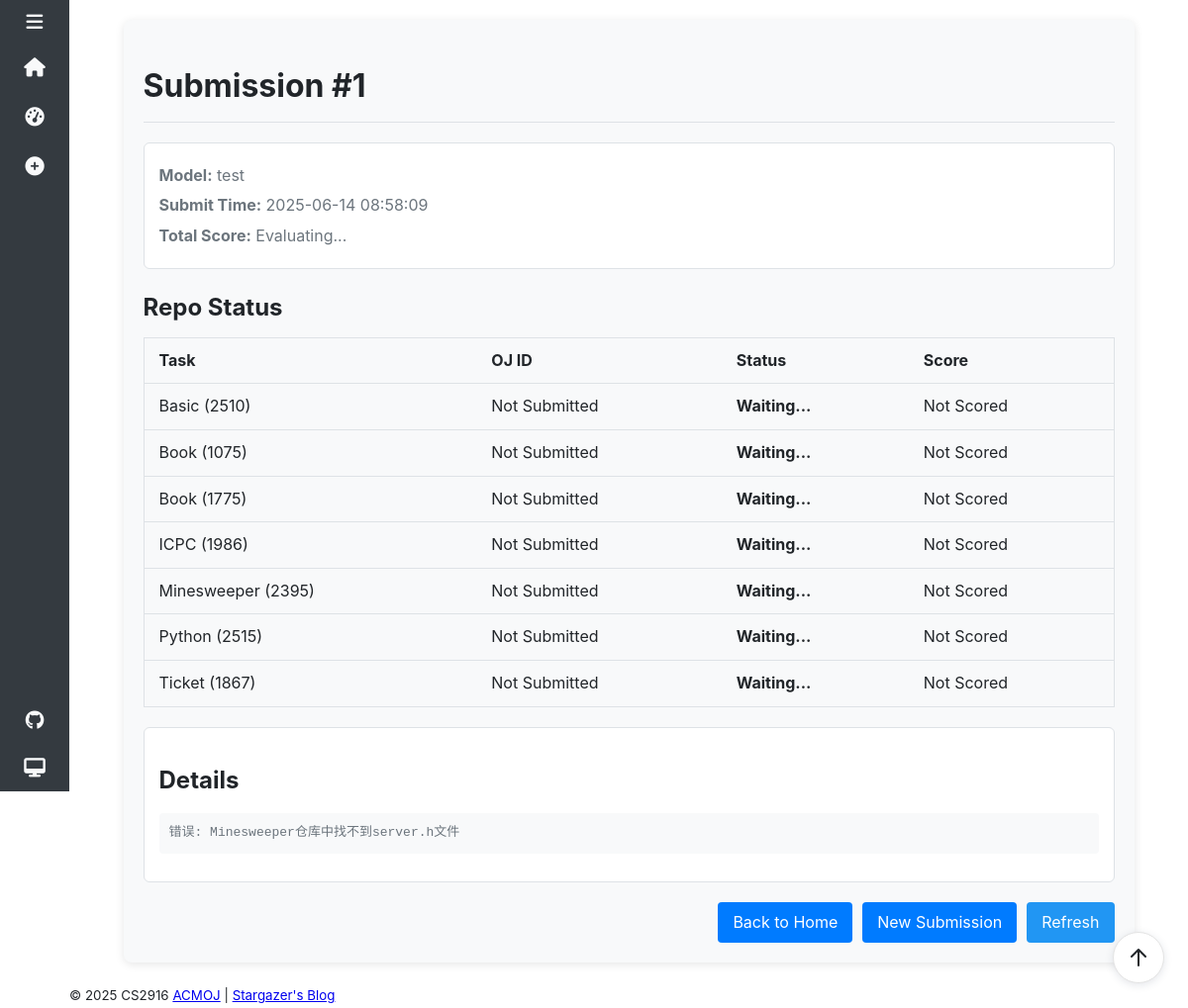
/submission/1, run on the app's committed database.
### app.py (models this page shows, shortened)
class Submission(db.Model):
    __tablename__ = 'submissions'
    id = db.Column(db.Integer, primary_key=True)
    problem_id = db.Column(db.Integer, nullable=False)
    submission_time = db.Column(
        db.DateTime, nullable=False, default=datetime.utcnow, index=True)  # index=True 加速排序
    score = db.Column(db.Float, nullable=True)
    details = db.Column(db.Text, nullable=True)
    git_daemon_pid = db.Column(db.Integer, nullable=True)  # 存储Git Daemon的PID
    git_repos_path = db.Column(db.String(256), nullable=True)  # 存储临时Git目录路径
    basic_submission_id = db.Column(db.Integer, nullable=True)
    book_submission_id = db.Column(db.Integer, nullable=True)
    book_second_submission_id = db.Column(
        db.Integer, nullable=True)  # 存储Book仓库第二个提交
    icpc_submission_id = db.Column(db.Integer, nullable=True)
    minesweeper_submission_id = db.Column(db.Integer, nullable=True)
    python_submission_id = db.Column(db.Integer, nullable=True)
    ticket_submission_id = db.Column(db.Integer, nullable=True)
    basic_status = db.Column(db.String(32), nullable=True)
    book_status = db.Column(db.String(32), nullable=True)
    book_second_status = db.Column(
        db.String(32), nullable=True)  # 存储Book仓库第二个提交状态
    icpc_status = db.Column(db.String(32), nullable=True)
    minesweeper_status = db.Column(db.String(32), nullable=True)
    python_status = db.Column(db.String(32), nullable=True)
    ticket_status = db.Column(db.String(32), nullable=True)
    basic_score = db.Column(db.Float, nullable=True)
    book_score = db.Column(db.Float, nullable=True)
    book_second_score = db.Column(db.Float, nullable=True)  # 存储Book仓库第二个提交分数
    icpc_score = db.Column(db.Float, nullable=True)
    minesweeper_score = db.Column(db.Float, nullable=True)
    python_score = db.Column(db.Float, nullable=True)
    ticket_score = db.Column(db.Float, nullable=True)
    model_id = db.Column(db.Integer, db.ForeignKey(
        'models.id'), nullable=False)
    def calculate_total_score(self):
        scores = [
            self.basic_score, self.book_score, self.icpc_score,
            self.minesweeper_score, self.python_score, self.ticket_score
        ]
        valid_scores = [s for s in scores if s is not None]
        if valid_scores:
            self.score = sum(valid_scores) / len(valid_scores)
        return self.score

class Model(db.Model):
    __tablename__ = 'models'
    id = db.Column(db.Integer, primary_key=True)
    name = db.Column(db.String(32))
    description = db.Column(db.String(128))
    organization = db.Column(db.String(64), nullable=True)
    submission = db.relationship(
        'Submission', backref='model', lazy='dynamic', order_by="desc(Submission.submission_time)")

### app.py (the view)
@app.route('/submission/<int:submission_id>')
def submission_detail(submission_id):
    submission = Submission.query.get_or_404(submission_id)
    update_submission_status(submission)
    return render_template('submission_detail.html', submission=submission)

### app.py (called while the page is built, shortened)
def update_submission_status(submission):
    submission_ids = {
        'basic': submission.basic_submission_id,
        'book': submission.book_submission_id,
        'book_second': submission.book_second_submission_id,
        'icpc': submission.icpc_submission_id,
        'minesweeper': submission.minesweeper_submission_id,
        'python': submission.python_submission_id,
        'ticket': submission.ticket_submission_id
    }
    submission_ids = {k: v for k, v in submission_ids.items() if v is not None}
    submission.calculate_total_score()
    db.session.commit()

### templates/submission_detail.html (shortened to what this page needs)
{% extends "base.html" %}
{% block head %}
<link rel="stylesheet" href="{{ url_for('static', filename='css/submission_detail.css') }}">
{% endblock %}
{% block content %}
<div class="submission-container">
    <h1>Submission #{{ submission.id }}</h1>
    <div class="submission-info">
        <p><strong>Model:</strong> {{ submission.model.name }}</p>
        <p><strong>Submit Time:</strong> {{ submission.submission_time.strftime('%Y-%m-%d %H:%M:%S') }}</p>
        <p><strong>Total Score:</strong> {% if submission.score %}{{ "%.2f"|format(submission.score) }}{% else
            %}Evaluating...{% endif
            %}</p>
    </div>
    <div class="repositories-status">
        <h2>Repo Status</h2>
        <table class="status-table">
            <thead>
                <tr>
                    <th>Task</th>
                    <th>OJ ID</th>
                    <th>Status</th>
                    <th>Score</th>
                </tr>
            </thead>
            <tbody>
                <tr>
                    <td>Basic (2510)</td>
                    <td>{% if submission.basic_submission_id %}
                        <a href="{{ url_for('task_detail', task_type='basic', oj_submission_id=submission.basic_submission_id, submission_id=submission.id) }}"
                            target="_blank">
                            {{ submission.basic_submission_id }}
                        </a>
                        {% else %}Not Submitted{% endif %}
                    </td>
                    <td class="status {{ submission.basic_status|lower if submission.basic_status else '' }}">
                        {{ submission.basic_status or 'Waiting...' }}
                    </td>
                    <td>{{ "%.2f"|format(submission.basic_score) if submission.basic_score else 'Not Scored' }}</td>
                </tr>
                <tr>
                    <td>Book (1075)</td>
                    <td>{% if submission.book_submission_id %}
                        <a
                            href="{{ url_for('task_detail', task_type='book', oj_submission_id=submission.book_submission_id, submission_id=submission.id) }}">
                            {{ submission.book_submission_id }}
                        </a>
                        {% else %}Not Submitted{% endif %}
                    </td>
                    <td class="status {{ submission.book_status|lower if submission.book_status else '' }}">
                        {{ submission.book_status or 'Waiting...' }}
                    </td>
                    <td>{{ "%.2f"|format(submission.book_score) if submission.book_score else 'Not Scored' }}</td>
                </tr>
                <tr>
                    <td>Book (1775)</td>
                    <td>{% if submission.book_second_submission_id %}
                        <a
                            href="{{ url_for('task_detail', task_type='book', oj_submission_id=submission.book_second_submission_id, submission_id=submission.id) }}">
                            {{ submission.book_second_submission_id }}
                        </a>
                        {% else %}Not Submitted{% endif %}
                    </td>
                    <td
                        class="status {{ submission.book_second_status|lower if submission.book_second_status else '' }}">
                        {{ submission.book_second_status or 'Waiting...' }}
                    </td>
                    <td>{{ "%.2f"|format(submission.book_second_score) if submission.book_second_score else 'Not Scored'
                        }}
                    </td>
                </tr>
                <tr>
                    <td>ICPC (1986)</td>
                    <td>{% if submission.icpc_submission_id %}
                        <a
                            href="{{ url_for('task_detail', task_type='icpc', oj_submission_id=submission.icpc_submission_id, submission_id=submission.id) }}">
                            {{ submission.icpc_submission_id }}
                        </a>
                        {% else %}Not Submitted{% endif %}
                    </td>
                    <td class="status {{ submission.icpc_status|lower if submission.icpc_status else '' }}">
                        {{ submission.icpc_status or 'Waiting...' }}
                    </td>
                    <td>{{ "%.2f"|format(submission.icpc_score) if submission.icpc_score else 'Not Scored' }}</td>
                </tr>
                <tr>
                    <td>Minesweeper (2395)</td>
                    <td>{% if submission.minesweeper_submission_id %}
                        <a
                            href="{{ url_for('task_detail', task_type='minesweeper', oj_submission_id=submission.minesweeper_submission_id, submission_id=submission.id) }}">
                            {{ submission.minesweeper_submission_id }}
                        </a>
                        {% else %}Not Submitted{% endif %}
                    </td>
                    <td
                        class="status {{ submission.minesweeper_status|lower if submission.minesweeper_status else '' }}">
                        {{ submission.minesweeper_status or 'Waiting...' }}
                    </td>
                    <td>{{ "%.2f"|format(submission.minesweeper_score) if submission.minesweeper_score else 'Not Scored'
                        }}
                    </td>
                </tr>
                <tr>
                    <td>Python (2515)</td>
                    <td>{% if submission.python_submission_id %}
                        <a
                            href="{{ url_for('task_detail', task_type='python', oj_submission_id=submission.python_submission_id, submission_id=submission.id) }}">
                            {{ submission.python_submission_id }}
                        </a>
                        {% else %}Not Submitted{% endif %}
                    </td>
                    <td class="status {{ submission.python_status|lower if submission.python_status else '' }}">
                        {{ submission.python_status or 'Waiting...' }}
                    </td>
                    <td>{{ "%.2f"|format(submission.python_score) if submission.python_score else 'Not Scored' }}</td>
                </tr>
                <tr>
                    <td>Ticket (1867)</td>
                    <td>{% if submission.ticket_submission_id %}
                        <a
                            href="{{ url_for('task_detail', task_type='ticket', oj_submission_id=submission.ticket_submission_id, submission_id=submission.id) }}">
                            {{ submission.ticket_submission_id }}
                        </a>
                        {% else %}Not Submitted{% endif %}
                    </td>
                    <td class="status {{ submission.ticket_status|lower if submission.ticket_status else '' }}">
                        {{ submission.ticket_status or 'Waiting...' }}
                    </td>
                    <td>{{ "%.2f"|format(submission.ticket_score) if submission.ticket_score else 'Not Scored' }}</td>
                </tr>
            </tbody>
        </table>
    </div>
    <div class="submission-details">
        <h2>Details</h2>
        <pre>{{ submission.details }}</pre>
    </div>
    <div class="actions">
        <a href="{{ url_for('index') }}" class="btn">Back to Home</a>
        <a href="{{ url_for('submit') }}" class="btn">New Submission</a>
        <a href="{{ url_for('submission_detail', submission_id=submission.id) }}" class="btn refresh">Refresh</a>
    </div>
</div>
{% endblock %}

### static/css/base.css (style rules this page uses)
:root { --sidebar-width-expanded: 240px; --sidebar-width-collapsed: 70px; --transition-speed: 0.3s; --bg-primary: #ffffff; --bg-secondary: #f8f9fa; --bg-sidebar: #343a40; --text-primary: #212529; --text-secondary: #6c757d; --text-sidebar: #f8f9fa; --accent-color: #007bff; --border-color: #dee2e6; }
body { margin: 0; font-family: -apple-system, BlinkMacSystemFont, "Segoe UI", Roboto, "Helvetica Neue", Arial, sans-serif; background-color: var(--bg-primary); color: var(--text-primary); line-height: 1.6; overflow-x: hidden; transition: background-color var(--transition-speed) ease, color var(--transition-speed) ease; }

### static/css/submission_detail.css (style rules this page uses)
.submission-container { max-width: 90%; margin: 0 auto; padding: 20px; background-color: var(--bg-secondary); border-radius: 8px; box-shadow: 0 2px 10px rgba(0, 0, 0, 0.1); }
.submission-container h1 { color: var(--text-primary); border-bottom: 1px solid var(--border-color); padding-bottom: 10px; margin-bottom: 20px; }
.submission-info { background-color: var(--bg-primary); padding: 15px; border-radius: 6px; margin-bottom: 20px; border: 1px solid var(--border-color); }
.submission-info p { margin: 5px 0; color: var(--text-secondary); }
.repositories-status { margin-bottom: 20px; }
.repositories-status h2 { color: var(--text-primary); margin-bottom: 10px; }
.status-table { width: 100%; border-collapse: collapse; margin-bottom: 15px; border: 1px solid var(--border-color); }
.status-table th, .status-table td { padding: 10px 15px; text-align: left; border-bottom: 1px solid var(--border-color); }
.status-table th { background-color: var(--bg-secondary); color: var(--text-primary); font-weight: bold; }
.status { font-weight: bold; }
.submission-details { background-color: var(--bg-primary); padding: 15px; border-radius: 6px; margin-bottom: 20px; border: 1px solid var(--border-color); }
.submission-details h2 { color: var(--text-primary); margin-bottom: 10px; }
.submission-details pre { white-space: pre-wrap; font-family: monospace; color: var(--text-secondary); padding: 10px; background-color: var(--bg-secondary); border-radius: 4px; overflow-x: auto; }
.actions { display: flex; gap: 10px; justify-content: flex-end; }
.btn { padding: 8px 15px; border: none; border-radius: 4px; background-color: var(--accent-color); color: white; text-decoration: none; cursor: pointer; transition: background-color 0.2s; }
.btn.refresh { background-color: #2196f3; }

### data on the page
Submission: id "1", submission_time "2025-06-14 08:58:09", basic_status "Waiting...", basic_score "Not Scored", book_status "Waiting...", book_score "Not Scored", book_second_status "Waiting...", book_second_score "Not Scored", icpc_status "Waiting...", icpc_score "Not Scored", minesweeper_status "Waiting...", minesweeper_score "Not Scored", python_status "Waiting...", python_score "Not Scored", ticket_status "Waiting...", ticket_score "Not Scored", details "错误: Minesweeper仓库中找不到server.h文件"
Model: model.name "test"
